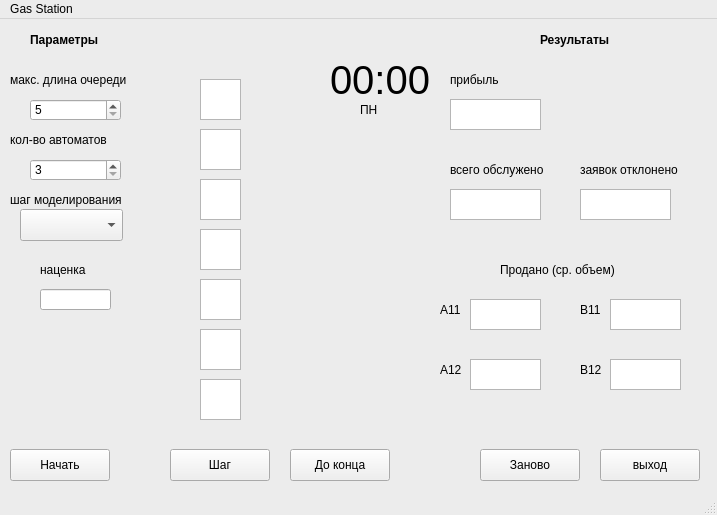
<?xml version="1.0" encoding="UTF-8"?>
<ui version="4.0">
 <class>MainWindow</class>
 <widget class="QMainWindow" name="MainWindow">
  <property name="geometry">
   <rect>
    <x>0</x>
    <y>0</y>
    <width>717</width>
    <height>515</height>
   </rect>
  </property>
  <property name="palette">
   <palette>
    <active>
     <colorrole role="Base">
      <brush brushstyle="SolidPattern">
       <color alpha="255">
        <red>255</red>
        <green>255</green>
        <blue>255</blue>
       </color>
      </brush>
     </colorrole>
     <colorrole role="Window">
      <brush brushstyle="SolidPattern">
       <color alpha="255">
        <red>188</red>
        <green>200</green>
        <blue>210</blue>
       </color>
      </brush>
     </colorrole>
    </active>
    <inactive>
     <colorrole role="Base">
      <brush brushstyle="SolidPattern">
       <color alpha="255">
        <red>255</red>
        <green>255</green>
        <blue>255</blue>
       </color>
      </brush>
     </colorrole>
     <colorrole role="Window">
      <brush brushstyle="SolidPattern">
       <color alpha="255">
        <red>236</red>
        <green>236</green>
        <blue>236</blue>
       </color>
      </brush>
     </colorrole>
    </inactive>
    <disabled>
     <colorrole role="Base">
      <brush brushstyle="SolidPattern">
       <color alpha="255">
        <red>188</red>
        <green>200</green>
        <blue>210</blue>
       </color>
      </brush>
     </colorrole>
     <colorrole role="Window">
      <brush brushstyle="SolidPattern">
       <color alpha="255">
        <red>188</red>
        <green>200</green>
        <blue>210</blue>
       </color>
      </brush>
     </colorrole>
    </disabled>
   </palette>
  </property>
  <property name="windowTitle">
   <string>MainWindow</string>
  </property>
  <widget class="QWidget" name="centralwidget">
   <widget class="QPushButton" name="pushButton">
    <property name="geometry">
     <rect>
      <x>600</x>
      <y>430</y>
      <width>100</width>
      <height>32</height>
     </rect>
    </property>
    <property name="text">
     <string>выход</string>
    </property>
   </widget>
   <widget class="QPushButton" name="pushButton_2">
    <property name="geometry">
     <rect>
      <x>10</x>
      <y>430</y>
      <width>100</width>
      <height>32</height>
     </rect>
    </property>
    <property name="text">
     <string>Начать</string>
    </property>
   </widget>
   <widget class="QPushButton" name="pushButton_3">
    <property name="geometry">
     <rect>
      <x>170</x>
      <y>430</y>
      <width>100</width>
      <height>32</height>
     </rect>
    </property>
    <property name="text">
     <string>Шаг</string>
    </property>
   </widget>
   <widget class="QPushButton" name="pushButton_4">
    <property name="geometry">
     <rect>
      <x>290</x>
      <y>430</y>
      <width>100</width>
      <height>32</height>
     </rect>
    </property>
    <property name="text">
     <string>До конца</string>
    </property>
   </widget>
   <widget class="QLabel" name="label">
    <property name="geometry">
     <rect>
      <x>330</x>
      <y>20</y>
      <width>151</width>
      <height>81</height>
     </rect>
    </property>
    <property name="font">
     <font>
      <pointsize>30</pointsize>
      <italic>false</italic>
      <bold>false</bold>
      <underline>false</underline>
      <strikeout>false</strikeout>
     </font>
    </property>
    <property name="text">
     <string>00:00</string>
    </property>
   </widget>
   <widget class="QSpinBox" name="spinBox">
    <property name="geometry">
     <rect>
      <x>30</x>
      <y>80</y>
      <width>91</width>
      <height>22</height>
     </rect>
    </property>
    <property name="minimum">
     <number>5</number>
    </property>
    <property name="maximum">
     <number>9</number>
    </property>
   </widget>
   <widget class="QLabel" name="label_2">
    <property name="geometry">
     <rect>
      <x>10</x>
      <y>50</y>
      <width>151</width>
      <height>21</height>
     </rect>
    </property>
    <property name="text">
     <string>макс. длина очереди</string>
    </property>
   </widget>
   <widget class="QLabel" name="label_3">
    <property name="geometry">
     <rect>
      <x>30</x>
      <y>10</y>
      <width>151</width>
      <height>21</height>
     </rect>
    </property>
    <property name="font">
     <font>
      <bold>true</bold>
     </font>
    </property>
    <property name="text">
     <string>Параметры</string>
    </property>
   </widget>
   <widget class="QLabel" name="label_4">
    <property name="geometry">
     <rect>
      <x>10</x>
      <y>170</y>
      <width>151</width>
      <height>21</height>
     </rect>
    </property>
    <property name="text">
     <string>шаг моделирования</string>
    </property>
   </widget>
   <widget class="QLabel" name="label_5">
    <property name="geometry">
     <rect>
      <x>40</x>
      <y>240</y>
      <width>151</width>
      <height>21</height>
     </rect>
    </property>
    <property name="text">
     <string>наценка</string>
    </property>
   </widget>
   <widget class="QComboBox" name="comboBox">
    <property name="geometry">
     <rect>
      <x>20</x>
      <y>190</y>
      <width>103</width>
      <height>32</height>
     </rect>
    </property>
   </widget>
   <widget class="QLabel" name="label_6">
    <property name="geometry">
     <rect>
      <x>540</x>
      <y>10</y>
      <width>151</width>
      <height>21</height>
     </rect>
    </property>
    <property name="font">
     <font>
      <bold>true</bold>
     </font>
    </property>
    <property name="text">
     <string>Результаты</string>
    </property>
   </widget>
   <widget class="QLabel" name="label_7">
    <property name="geometry">
     <rect>
      <x>10</x>
      <y>110</y>
      <width>151</width>
      <height>21</height>
     </rect>
    </property>
    <property name="text">
     <string>кол-во автоматов</string>
    </property>
   </widget>
   <widget class="QSpinBox" name="spinBox_2">
    <property name="geometry">
     <rect>
      <x>30</x>
      <y>140</y>
      <width>91</width>
      <height>22</height>
     </rect>
    </property>
    <property name="minimum">
     <number>3</number>
    </property>
    <property name="maximum">
     <number>7</number>
    </property>
   </widget>
   <widget class="QTextEdit" name="q1">
    <property name="geometry">
     <rect>
      <x>200</x>
      <y>60</y>
      <width>41</width>
      <height>41</height>
     </rect>
    </property>
    <property name="palette">
     <palette>
      <active>
       <colorrole role="Base">
        <brush brushstyle="SolidPattern">
         <color alpha="255">
          <red>249</red>
          <green>247</green>
          <blue>239</blue>
         </color>
        </brush>
       </colorrole>
      </active>
      <inactive>
       <colorrole role="Base">
        <brush brushstyle="SolidPattern">
         <color alpha="255">
          <red>255</red>
          <green>255</green>
          <blue>255</blue>
         </color>
        </brush>
       </colorrole>
      </inactive>
      <disabled>
       <colorrole role="Base">
        <brush brushstyle="SolidPattern">
         <color alpha="255">
          <red>188</red>
          <green>200</green>
          <blue>210</blue>
         </color>
        </brush>
       </colorrole>
      </disabled>
     </palette>
    </property>
    <property name="html">
     <string>&lt;!DOCTYPE HTML PUBLIC &quot;-//W3C//DTD HTML 4.0//EN&quot; &quot;http://www.w3.org/TR/REC-html40/strict.dtd&quot;&gt;
&lt;html&gt;&lt;head&gt;&lt;meta name=&quot;qrichtext&quot; content=&quot;1&quot; /&gt;&lt;meta charset=&quot;utf-8&quot; /&gt;&lt;style type=&quot;text/css&quot;&gt;
p, li { white-space: pre-wrap; }
hr { height: 1px; border-width: 0; }
&lt;/style&gt;&lt;/head&gt;&lt;body style=&quot; font-family:'.AppleSystemUIFont'; font-size:13pt; font-weight:400; font-style:normal;&quot;&gt;
&lt;p style=&quot;-qt-paragraph-type:empty; margin-top:0px; margin-bottom:0px; margin-left:0px; margin-right:0px; -qt-block-indent:0; text-indent:0px;&quot;&gt;&lt;br /&gt;&lt;/p&gt;&lt;/body&gt;&lt;/html&gt;</string>
    </property>
   </widget>
   <widget class="QTextEdit" name="q2">
    <property name="geometry">
     <rect>
      <x>200</x>
      <y>110</y>
      <width>41</width>
      <height>41</height>
     </rect>
    </property>
    <property name="palette">
     <palette>
      <active>
       <colorrole role="Base">
        <brush brushstyle="SolidPattern">
         <color alpha="255">
          <red>249</red>
          <green>247</green>
          <blue>239</blue>
         </color>
        </brush>
       </colorrole>
      </active>
      <inactive>
       <colorrole role="Base">
        <brush brushstyle="SolidPattern">
         <color alpha="255">
          <red>255</red>
          <green>255</green>
          <blue>255</blue>
         </color>
        </brush>
       </colorrole>
      </inactive>
      <disabled>
       <colorrole role="Base">
        <brush brushstyle="SolidPattern">
         <color alpha="255">
          <red>188</red>
          <green>200</green>
          <blue>210</blue>
         </color>
        </brush>
       </colorrole>
      </disabled>
     </palette>
    </property>
    <property name="html">
     <string>&lt;!DOCTYPE HTML PUBLIC &quot;-//W3C//DTD HTML 4.0//EN&quot; &quot;http://www.w3.org/TR/REC-html40/strict.dtd&quot;&gt;
&lt;html&gt;&lt;head&gt;&lt;meta name=&quot;qrichtext&quot; content=&quot;1&quot; /&gt;&lt;meta charset=&quot;utf-8&quot; /&gt;&lt;style type=&quot;text/css&quot;&gt;
p, li { white-space: pre-wrap; }
hr { height: 1px; border-width: 0; }
&lt;/style&gt;&lt;/head&gt;&lt;body style=&quot; font-family:'.AppleSystemUIFont'; font-size:13pt; font-weight:400; font-style:normal;&quot;&gt;
&lt;p style=&quot;-qt-paragraph-type:empty; margin-top:0px; margin-bottom:0px; margin-left:0px; margin-right:0px; -qt-block-indent:0; text-indent:0px;&quot;&gt;&lt;br /&gt;&lt;/p&gt;&lt;/body&gt;&lt;/html&gt;</string>
    </property>
   </widget>
   <widget class="QTextEdit" name="q3">
    <property name="geometry">
     <rect>
      <x>200</x>
      <y>160</y>
      <width>41</width>
      <height>41</height>
     </rect>
    </property>
    <property name="palette">
     <palette>
      <active>
       <colorrole role="Base">
        <brush brushstyle="SolidPattern">
         <color alpha="255">
          <red>249</red>
          <green>247</green>
          <blue>239</blue>
         </color>
        </brush>
       </colorrole>
      </active>
      <inactive>
       <colorrole role="Base">
        <brush brushstyle="SolidPattern">
         <color alpha="255">
          <red>255</red>
          <green>255</green>
          <blue>255</blue>
         </color>
        </brush>
       </colorrole>
      </inactive>
      <disabled>
       <colorrole role="Base">
        <brush brushstyle="SolidPattern">
         <color alpha="255">
          <red>188</red>
          <green>200</green>
          <blue>210</blue>
         </color>
        </brush>
       </colorrole>
      </disabled>
     </palette>
    </property>
    <property name="html">
     <string>&lt;!DOCTYPE HTML PUBLIC &quot;-//W3C//DTD HTML 4.0//EN&quot; &quot;http://www.w3.org/TR/REC-html40/strict.dtd&quot;&gt;
&lt;html&gt;&lt;head&gt;&lt;meta name=&quot;qrichtext&quot; content=&quot;1&quot; /&gt;&lt;meta charset=&quot;utf-8&quot; /&gt;&lt;style type=&quot;text/css&quot;&gt;
p, li { white-space: pre-wrap; }
hr { height: 1px; border-width: 0; }
&lt;/style&gt;&lt;/head&gt;&lt;body style=&quot; font-family:'.AppleSystemUIFont'; font-size:13pt; font-weight:400; font-style:normal;&quot;&gt;
&lt;p style=&quot;-qt-paragraph-type:empty; margin-top:0px; margin-bottom:0px; margin-left:0px; margin-right:0px; -qt-block-indent:0; text-indent:0px;&quot;&gt;&lt;br /&gt;&lt;/p&gt;&lt;/body&gt;&lt;/html&gt;</string>
    </property>
   </widget>
   <widget class="QTextEdit" name="q4">
    <property name="geometry">
     <rect>
      <x>200</x>
      <y>210</y>
      <width>41</width>
      <height>41</height>
     </rect>
    </property>
    <property name="palette">
     <palette>
      <active>
       <colorrole role="Base">
        <brush brushstyle="SolidPattern">
         <color alpha="255">
          <red>249</red>
          <green>247</green>
          <blue>239</blue>
         </color>
        </brush>
       </colorrole>
      </active>
      <inactive>
       <colorrole role="Base">
        <brush brushstyle="SolidPattern">
         <color alpha="255">
          <red>255</red>
          <green>255</green>
          <blue>255</blue>
         </color>
        </brush>
       </colorrole>
      </inactive>
      <disabled>
       <colorrole role="Base">
        <brush brushstyle="SolidPattern">
         <color alpha="255">
          <red>188</red>
          <green>200</green>
          <blue>210</blue>
         </color>
        </brush>
       </colorrole>
      </disabled>
     </palette>
    </property>
    <property name="html">
     <string>&lt;!DOCTYPE HTML PUBLIC &quot;-//W3C//DTD HTML 4.0//EN&quot; &quot;http://www.w3.org/TR/REC-html40/strict.dtd&quot;&gt;
&lt;html&gt;&lt;head&gt;&lt;meta name=&quot;qrichtext&quot; content=&quot;1&quot; /&gt;&lt;meta charset=&quot;utf-8&quot; /&gt;&lt;style type=&quot;text/css&quot;&gt;
p, li { white-space: pre-wrap; }
hr { height: 1px; border-width: 0; }
&lt;/style&gt;&lt;/head&gt;&lt;body style=&quot; font-family:'.AppleSystemUIFont'; font-size:13pt; font-weight:400; font-style:normal;&quot;&gt;
&lt;p style=&quot;-qt-paragraph-type:empty; margin-top:0px; margin-bottom:0px; margin-left:0px; margin-right:0px; -qt-block-indent:0; text-indent:0px;&quot;&gt;&lt;br /&gt;&lt;/p&gt;&lt;/body&gt;&lt;/html&gt;</string>
    </property>
   </widget>
   <widget class="QTextEdit" name="q5">
    <property name="geometry">
     <rect>
      <x>200</x>
      <y>260</y>
      <width>41</width>
      <height>41</height>
     </rect>
    </property>
    <property name="palette">
     <palette>
      <active>
       <colorrole role="Base">
        <brush brushstyle="SolidPattern">
         <color alpha="255">
          <red>249</red>
          <green>247</green>
          <blue>239</blue>
         </color>
        </brush>
       </colorrole>
      </active>
      <inactive>
       <colorrole role="Base">
        <brush brushstyle="SolidPattern">
         <color alpha="255">
          <red>255</red>
          <green>255</green>
          <blue>255</blue>
         </color>
        </brush>
       </colorrole>
      </inactive>
      <disabled>
       <colorrole role="Base">
        <brush brushstyle="SolidPattern">
         <color alpha="255">
          <red>188</red>
          <green>200</green>
          <blue>210</blue>
         </color>
        </brush>
       </colorrole>
      </disabled>
     </palette>
    </property>
    <property name="html">
     <string>&lt;!DOCTYPE HTML PUBLIC &quot;-//W3C//DTD HTML 4.0//EN&quot; &quot;http://www.w3.org/TR/REC-html40/strict.dtd&quot;&gt;
&lt;html&gt;&lt;head&gt;&lt;meta name=&quot;qrichtext&quot; content=&quot;1&quot; /&gt;&lt;meta charset=&quot;utf-8&quot; /&gt;&lt;style type=&quot;text/css&quot;&gt;
p, li { white-space: pre-wrap; }
hr { height: 1px; border-width: 0; }
&lt;/style&gt;&lt;/head&gt;&lt;body style=&quot; font-family:'.AppleSystemUIFont'; font-size:13pt; font-weight:400; font-style:normal;&quot;&gt;
&lt;p style=&quot;-qt-paragraph-type:empty; margin-top:0px; margin-bottom:0px; margin-left:0px; margin-right:0px; -qt-block-indent:0; text-indent:0px;&quot;&gt;&lt;br /&gt;&lt;/p&gt;&lt;/body&gt;&lt;/html&gt;</string>
    </property>
   </widget>
   <widget class="QTextEdit" name="q6">
    <property name="geometry">
     <rect>
      <x>200</x>
      <y>310</y>
      <width>41</width>
      <height>41</height>
     </rect>
    </property>
    <property name="palette">
     <palette>
      <active>
       <colorrole role="Base">
        <brush brushstyle="SolidPattern">
         <color alpha="255">
          <red>249</red>
          <green>247</green>
          <blue>239</blue>
         </color>
        </brush>
       </colorrole>
      </active>
      <inactive>
       <colorrole role="Base">
        <brush brushstyle="SolidPattern">
         <color alpha="255">
          <red>255</red>
          <green>255</green>
          <blue>255</blue>
         </color>
        </brush>
       </colorrole>
      </inactive>
      <disabled>
       <colorrole role="Base">
        <brush brushstyle="SolidPattern">
         <color alpha="255">
          <red>188</red>
          <green>200</green>
          <blue>210</blue>
         </color>
        </brush>
       </colorrole>
      </disabled>
     </palette>
    </property>
    <property name="html">
     <string>&lt;!DOCTYPE HTML PUBLIC &quot;-//W3C//DTD HTML 4.0//EN&quot; &quot;http://www.w3.org/TR/REC-html40/strict.dtd&quot;&gt;
&lt;html&gt;&lt;head&gt;&lt;meta name=&quot;qrichtext&quot; content=&quot;1&quot; /&gt;&lt;meta charset=&quot;utf-8&quot; /&gt;&lt;style type=&quot;text/css&quot;&gt;
p, li { white-space: pre-wrap; }
hr { height: 1px; border-width: 0; }
&lt;/style&gt;&lt;/head&gt;&lt;body style=&quot; font-family:'.AppleSystemUIFont'; font-size:13pt; font-weight:400; font-style:normal;&quot;&gt;
&lt;p style=&quot;-qt-paragraph-type:empty; margin-top:0px; margin-bottom:0px; margin-left:0px; margin-right:0px; -qt-block-indent:0; text-indent:0px;&quot;&gt;&lt;br /&gt;&lt;/p&gt;&lt;/body&gt;&lt;/html&gt;</string>
    </property>
   </widget>
   <widget class="QTextEdit" name="q7">
    <property name="geometry">
     <rect>
      <x>200</x>
      <y>360</y>
      <width>41</width>
      <height>41</height>
     </rect>
    </property>
    <property name="palette">
     <palette>
      <active>
       <colorrole role="Base">
        <brush brushstyle="SolidPattern">
         <color alpha="255">
          <red>249</red>
          <green>247</green>
          <blue>239</blue>
         </color>
        </brush>
       </colorrole>
      </active>
      <inactive>
       <colorrole role="Base">
        <brush brushstyle="SolidPattern">
         <color alpha="255">
          <red>255</red>
          <green>255</green>
          <blue>255</blue>
         </color>
        </brush>
       </colorrole>
      </inactive>
      <disabled>
       <colorrole role="Base">
        <brush brushstyle="SolidPattern">
         <color alpha="255">
          <red>188</red>
          <green>200</green>
          <blue>210</blue>
         </color>
        </brush>
       </colorrole>
      </disabled>
     </palette>
    </property>
    <property name="html">
     <string>&lt;!DOCTYPE HTML PUBLIC &quot;-//W3C//DTD HTML 4.0//EN&quot; &quot;http://www.w3.org/TR/REC-html40/strict.dtd&quot;&gt;
&lt;html&gt;&lt;head&gt;&lt;meta name=&quot;qrichtext&quot; content=&quot;1&quot; /&gt;&lt;meta charset=&quot;utf-8&quot; /&gt;&lt;style type=&quot;text/css&quot;&gt;
p, li { white-space: pre-wrap; }
hr { height: 1px; border-width: 0; }
&lt;/style&gt;&lt;/head&gt;&lt;body style=&quot; font-family:'.AppleSystemUIFont'; font-size:13pt; font-weight:400; font-style:normal;&quot;&gt;
&lt;p style=&quot;-qt-paragraph-type:empty; margin-top:0px; margin-bottom:0px; margin-left:0px; margin-right:0px; -qt-block-indent:0; text-indent:0px;&quot;&gt;&lt;br /&gt;&lt;/p&gt;&lt;/body&gt;&lt;/html&gt;</string>
    </property>
   </widget>
   <widget class="QLineEdit" name="lineEdit">
    <property name="geometry">
     <rect>
      <x>40</x>
      <y>270</y>
      <width>71</width>
      <height>21</height>
     </rect>
    </property>
   </widget>
   <widget class="QTextEdit" name="textEdit_2">
    <property name="geometry">
     <rect>
      <x>450</x>
      <y>170</y>
      <width>91</width>
      <height>31</height>
     </rect>
    </property>
   </widget>
   <widget class="QTextEdit" name="textEdit_3">
    <property name="geometry">
     <rect>
      <x>580</x>
      <y>170</y>
      <width>91</width>
      <height>31</height>
     </rect>
    </property>
   </widget>
   <widget class="QTextEdit" name="profitText">
    <property name="geometry">
     <rect>
      <x>450</x>
      <y>80</y>
      <width>91</width>
      <height>31</height>
     </rect>
    </property>
   </widget>
   <widget class="QTextEdit" name="va11">
    <property name="geometry">
     <rect>
      <x>470</x>
      <y>280</y>
      <width>71</width>
      <height>31</height>
     </rect>
    </property>
   </widget>
   <widget class="QTextEdit" name="vb11">
    <property name="geometry">
     <rect>
      <x>610</x>
      <y>280</y>
      <width>71</width>
      <height>31</height>
     </rect>
    </property>
   </widget>
   <widget class="QTextEdit" name="va12">
    <property name="geometry">
     <rect>
      <x>470</x>
      <y>340</y>
      <width>71</width>
      <height>31</height>
     </rect>
    </property>
   </widget>
   <widget class="QTextEdit" name="vb12">
    <property name="geometry">
     <rect>
      <x>610</x>
      <y>340</y>
      <width>71</width>
      <height>31</height>
     </rect>
    </property>
   </widget>
   <widget class="QLabel" name="label_8">
    <property name="geometry">
     <rect>
      <x>450</x>
      <y>50</y>
      <width>71</width>
      <height>21</height>
     </rect>
    </property>
    <property name="text">
     <string>прибыль</string>
    </property>
   </widget>
   <widget class="QLabel" name="label_9">
    <property name="geometry">
     <rect>
      <x>450</x>
      <y>140</y>
      <width>111</width>
      <height>21</height>
     </rect>
    </property>
    <property name="text">
     <string>всего обслужено</string>
    </property>
   </widget>
   <widget class="QLabel" name="label_10">
    <property name="geometry">
     <rect>
      <x>580</x>
      <y>140</y>
      <width>111</width>
      <height>21</height>
     </rect>
    </property>
    <property name="text">
     <string>заявок отклонено</string>
    </property>
   </widget>
   <widget class="QLabel" name="label_11">
    <property name="geometry">
     <rect>
      <x>500</x>
      <y>240</y>
      <width>151</width>
      <height>21</height>
     </rect>
    </property>
    <property name="text">
     <string>Продано (ср. объем)</string>
    </property>
   </widget>
   <widget class="QLabel" name="label_12">
    <property name="geometry">
     <rect>
      <x>440</x>
      <y>280</y>
      <width>31</width>
      <height>21</height>
     </rect>
    </property>
    <property name="text">
     <string>A11</string>
    </property>
   </widget>
   <widget class="QLabel" name="label_13">
    <property name="geometry">
     <rect>
      <x>440</x>
      <y>340</y>
      <width>31</width>
      <height>21</height>
     </rect>
    </property>
    <property name="text">
     <string>A12</string>
    </property>
   </widget>
   <widget class="QLabel" name="label_14">
    <property name="geometry">
     <rect>
      <x>580</x>
      <y>280</y>
      <width>31</width>
      <height>21</height>
     </rect>
    </property>
    <property name="text">
     <string>B11</string>
    </property>
   </widget>
   <widget class="QLabel" name="label_15">
    <property name="geometry">
     <rect>
      <x>580</x>
      <y>340</y>
      <width>31</width>
      <height>21</height>
     </rect>
    </property>
    <property name="text">
     <string>B12</string>
    </property>
   </widget>
   <widget class="QPushButton" name="pushButton_5">
    <property name="geometry">
     <rect>
      <x>480</x>
      <y>430</y>
      <width>100</width>
      <height>32</height>
     </rect>
    </property>
    <property name="text">
     <string>Заново</string>
    </property>
   </widget>
   <widget class="QLabel" name="weekDayLabel">
    <property name="geometry">
     <rect>
      <x>360</x>
      <y>80</y>
      <width>71</width>
      <height>21</height>
     </rect>
    </property>
    <property name="text">
     <string>ПН</string>
    </property>
   </widget>
  </widget>
  <widget class="QMenuBar" name="menubar">
   <property name="geometry">
    <rect>
     <x>0</x>
     <y>0</y>
     <width>717</width>
     <height>24</height>
    </rect>
   </property>
   <widget class="QMenu" name="menuGas_Station">
    <property name="title">
     <string>Gas Station</string>
    </property>
   </widget>
   <addaction name="menuGas_Station"/>
  </widget>
  <widget class="QStatusBar" name="statusbar"/>
 </widget>
 <resources/>
 <connections/>
</ui>
